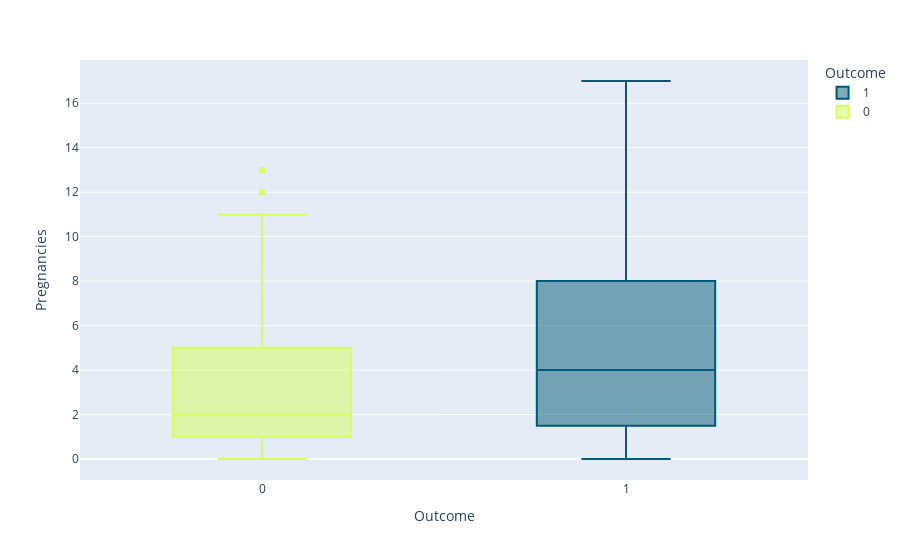
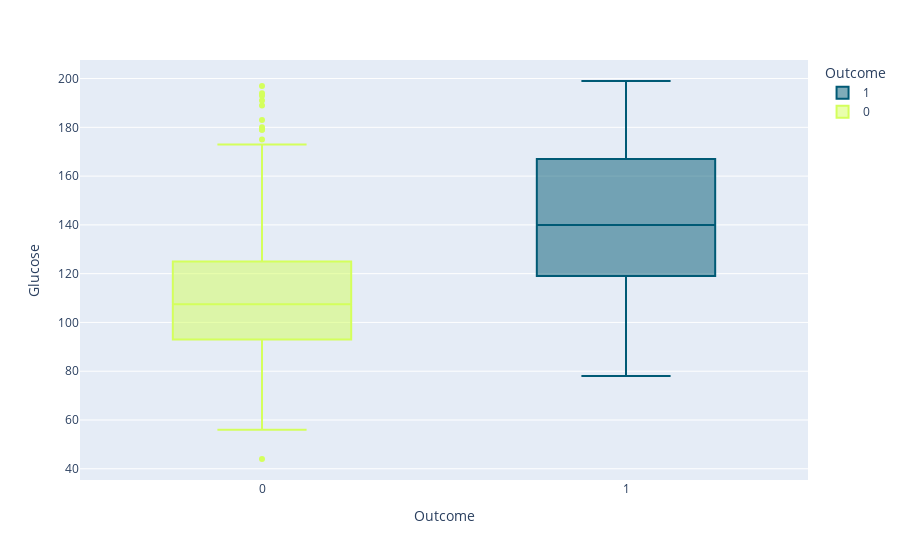
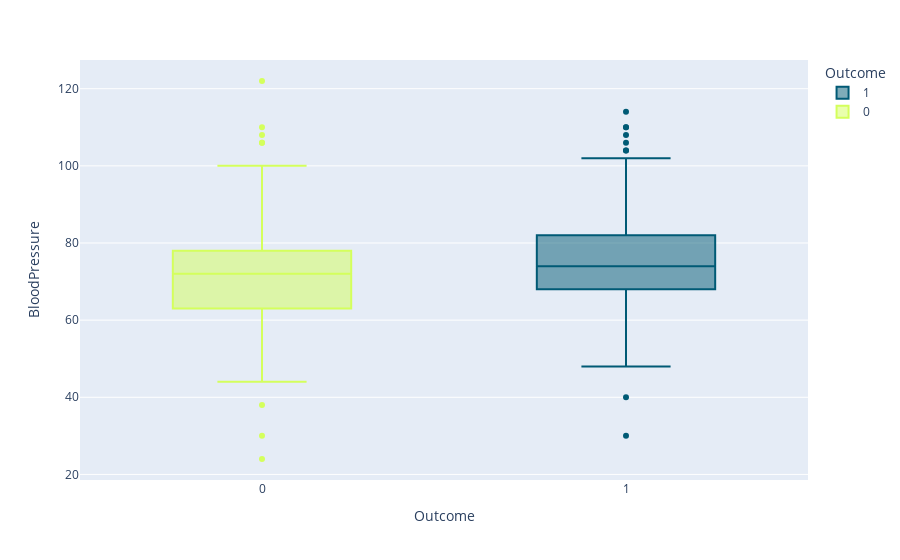
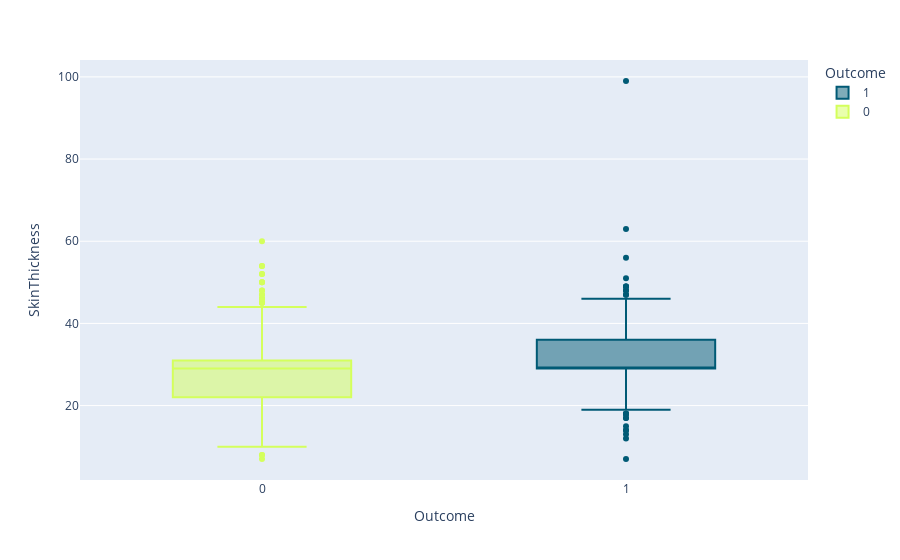

The notebook cell saved with these charts, in order:
### Code cell
# Outlier Analysis:
import plotly.express as px
for column in df.drop("Outcome",axis=1).columns[:5]:

    # for loop auto iterates through the first five feature columns in the dataframe

    fig = px.box(data_frame =df ,
                 x='Outcome',
                 color = 'Outcome',
                 y = column,
                 color_discrete_sequence = ["#005A75","#D4FF5C"],
                 orientation = 'v')

    fig.show()

### Figure 1 — Plotly figure (JSON) as saved in the notebook; plotly's stock layout.template omitted (floating-point values rounded to 4 significant figures; data arrays with more than 128 entries replaced by an {"elided": "..."} marker saying what was removed)
{"data": [{"alignmentgroup": "True", "hovertemplate": "Outcome=%{x}<br>Pregnancies=%{y}<extra></extra>", "legendgroup": "1", "marker": {"color": "#005A75"}, "name": "1", "notched": false, "offsetgroup": "1", "orientation": "v", "showlegend": true, "type": "box", "x": {"elided": "268 int values"}, "x0": " ", "xaxis": "x", "y": {"elided": "268 int values"}, "y0": " ", "yaxis": "y"}, {"alignmentgroup": "True", "hovertemplate": "Outcome=%{x}<br>Pregnancies=%{y}<extra></extra>", "legendgroup": "0", "marker": {"color": "#D4FF5C"}, "name": "0", "notched": false, "offsetgroup": "0", "orientation": "v", "showlegend": true, "type": "box", "x": {"elided": "500 int values"}, "x0": " ", "xaxis": "x", "y": {"elided": "500 int values"}, "y0": " ", "yaxis": "y"}], "layout": {"boxmode": "overlay", "legend": {"title": {"text": "Outcome"}, "tracegroupgap": 0}, "margin": {"t": 60}, "xaxis": {"anchor": "y", "categoryarray": [1, 0], "categoryorder": "array", "domain": [0, 1], "title": {"text": "Outcome"}}, "yaxis": {"anchor": "x", "domain": [0, 1], "title": {"text": "Pregnancies"}}}}

### Figure 2 — Plotly figure (JSON) as saved in the notebook; plotly's stock layout.template omitted (floating-point values rounded to 4 significant figures; data arrays with more than 128 entries replaced by an {"elided": "..."} marker saying what was removed)
{"data": [{"alignmentgroup": "True", "hovertemplate": "Outcome=%{x}<br>Glucose=%{y}<extra></extra>", "legendgroup": "1", "marker": {"color": "#005A75"}, "name": "1", "notched": false, "offsetgroup": "1", "orientation": "v", "showlegend": true, "type": "box", "x": {"elided": "268 int values"}, "x0": " ", "xaxis": "x", "y": {"elided": "268 int values"}, "y0": " ", "yaxis": "y"}, {"alignmentgroup": "True", "hovertemplate": "Outcome=%{x}<br>Glucose=%{y}<extra></extra>", "legendgroup": "0", "marker": {"color": "#D4FF5C"}, "name": "0", "notched": false, "offsetgroup": "0", "orientation": "v", "showlegend": true, "type": "box", "x": {"elided": "500 int values"}, "x0": " ", "xaxis": "x", "y": {"elided": "500 int values"}, "y0": " ", "yaxis": "y"}], "layout": {"boxmode": "overlay", "legend": {"title": {"text": "Outcome"}, "tracegroupgap": 0}, "margin": {"t": 60}, "xaxis": {"anchor": "y", "categoryarray": [1, 0], "categoryorder": "array", "domain": [0, 1], "title": {"text": "Outcome"}}, "yaxis": {"anchor": "x", "domain": [0, 1], "title": {"text": "Glucose"}}}}

### Figure 3 — Plotly figure (JSON) as saved in the notebook; plotly's stock layout.template omitted (floating-point values rounded to 4 significant figures; data arrays with more than 128 entries replaced by an {"elided": "..."} marker saying what was removed)
{"data": [{"alignmentgroup": "True", "hovertemplate": "Outcome=%{x}<br>BloodPressure=%{y}<extra></extra>", "legendgroup": "1", "marker": {"color": "#005A75"}, "name": "1", "notched": false, "offsetgroup": "1", "orientation": "v", "showlegend": true, "type": "box", "x": {"elided": "268 int values"}, "x0": " ", "xaxis": "x", "y": {"elided": "268 int values"}, "y0": " ", "yaxis": "y"}, {"alignmentgroup": "True", "hovertemplate": "Outcome=%{x}<br>BloodPressure=%{y}<extra></extra>", "legendgroup": "0", "marker": {"color": "#D4FF5C"}, "name": "0", "notched": false, "offsetgroup": "0", "orientation": "v", "showlegend": true, "type": "box", "x": {"elided": "500 int values"}, "x0": " ", "xaxis": "x", "y": {"elided": "500 int values"}, "y0": " ", "yaxis": "y"}], "layout": {"boxmode": "overlay", "legend": {"title": {"text": "Outcome"}, "tracegroupgap": 0}, "margin": {"t": 60}, "xaxis": {"anchor": "y", "categoryarray": [1, 0], "categoryorder": "array", "domain": [0, 1], "title": {"text": "Outcome"}}, "yaxis": {"anchor": "x", "domain": [0, 1], "title": {"text": "BloodPressure"}}}}

### Figure 4 — Plotly figure (JSON) as saved in the notebook; plotly's stock layout.template omitted (floating-point values rounded to 4 significant figures; data arrays with more than 128 entries replaced by an {"elided": "..."} marker saying what was removed)
{"data": [{"alignmentgroup": "True", "hovertemplate": "Outcome=%{x}<br>SkinThickness=%{y}<extra></extra>", "legendgroup": "1", "marker": {"color": "#005A75"}, "name": "1", "notched": false, "offsetgroup": "1", "orientation": "v", "showlegend": true, "type": "box", "x": {"elided": "268 int values"}, "x0": " ", "xaxis": "x", "y": {"elided": "268 int values"}, "y0": " ", "yaxis": "y"}, {"alignmentgroup": "True", "hovertemplate": "Outcome=%{x}<br>SkinThickness=%{y}<extra></extra>", "legendgroup": "0", "marker": {"color": "#D4FF5C"}, "name": "0", "notched": false, "offsetgroup": "0", "orientation": "v", "showlegend": true, "type": "box", "x": {"elided": "500 int values"}, "x0": " ", "xaxis": "x", "y": {"elided": "500 int values"}, "y0": " ", "yaxis": "y"}], "layout": {"boxmode": "overlay", "legend": {"title": {"text": "Outcome"}, "tracegroupgap": 0}, "margin": {"t": 60}, "xaxis": {"anchor": "y", "categoryarray": [1, 0], "categoryorder": "array", "domain": [0, 1], "title": {"text": "Outcome"}}, "yaxis": {"anchor": "x", "domain": [0, 1], "title": {"text": "SkinThickness"}}}}
